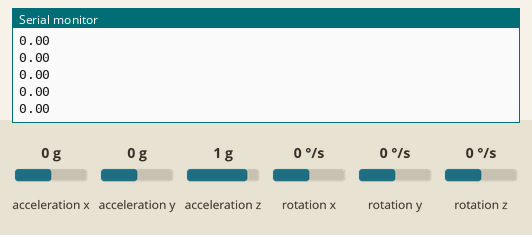
Simulated run of this sketch. Board: Arduino Uno, built with avr-gcc and run on an emulated ATmega328P. On the bench: the last lines printed to the serial monitor. The inputs (shaded band) are chosen by the test bench; at power-on: rotation z 0 °/s, acceleration x 0 g, acceleration y 0 g, acceleration z 1 g, rotation x 0 °/s, rotation y 0 °/s.

Above: at 7.2 s.
7.3 s: rotation z set to -192 °/s
At 8.3 s:
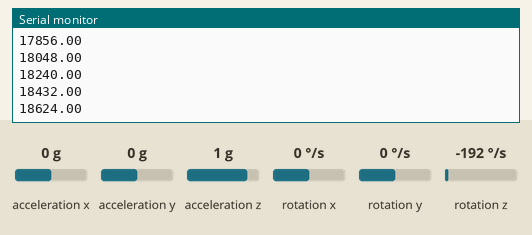
8.8 s: rotation z set to -100 °/s
At 9.8 s:
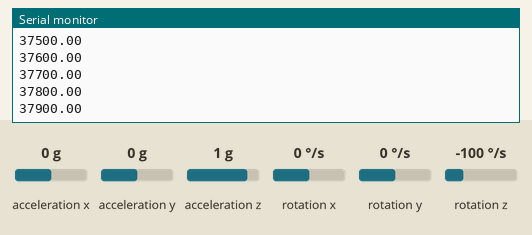
Timing chart, 0 to 11.8 s (numbered marks = the images above; inputs shaded):
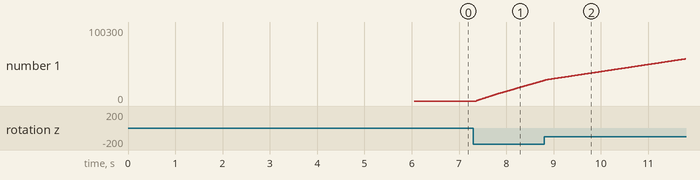

Measured:
- after the input at 7.3 s, the serial monitor: prints a new line after 0.07 s (image 1)
- plotted number 1: 0 → 27840 after the input at 7.3 s

The sketch:

MPU_PID_CI.ino
```cpp
#include "MPU.h"
#include <Wire.h>
#include "PID.h"

PID p(1.0, 1.0, 1.0);
mpu m;

void setup() {
  Serial.begin(9600);
  Wire.begin();
  if (m.begin()) {
    Serial.println("MPU CONNECTED");
    m.calibrate();
  } else {
    Serial.println("MPU NOT CONNECTED");
  }
}

void loop() {
  if (m.check()) {
    m.update();
  } else {
    Serial.println("MPU Failed to Update");
  }
  if (m.check()) {
    Serial.println(p.compute(m.getz()));
  } else {
    Serial.println("MPU Failed to get Value");
  }
  // put your main code here, to run repeatedly:
}
```

MPU.h
```cpp
#ifndef MPU_H
#define MPU_H

#include <MPU6050.h>

class mpu {
public:

  bool begin() {
    mpu.initialize();
    mpu.setFullScaleGyroRange(MPU6050_GYRO_FS_500);
    return mpu.testConnection();
  }

  void update() {
    int16_t ax, ay, az, gx, gy, gz;
    mpu.getMotion6(&ax, &ay, &az, &gx, &gy, &gz);
    gyroz = (float)gz / 65.5;
    yawrate = gyroz - calibrateoffset;
  }

  float getz() {
    return yawrate;
  }

  bool check() {
    if (mpu.testConnection()) {
      return true;
    } else {
      return false;
    }
  }

  void calibrate() {
    float sum = 0.0;
    for (int i = 0; i < sample; i++) {
      int16_t gx, gy, gz;
      mpu.getRotation(&gx, &gy, &gz);
      sum += (float)gz / 65.5;  // deg/s for Z axis
      delay(1);
    }
    calibrateoffset = sum/sample;
  }

private:
  MPU6050 mpu;
  float gyroz;
  float calibrateoffset = 0.0;
  int sample = 2000;
  float yawrate = 0.0;
};

#endif
```

PID.h
```cpp
#ifndef PID_H
#define PID_H

class PID {
public:
  float kp, kd, ki;
  float error, derivative, integral, previouserror;

  PID(float p, float i, float d) {
    setconstant(p, i, d);
    reset();
  }

  void setconstant(float p, float i, float d) {
    if (p < 0 || i < 0 || d < 0) {
      kp = 1.0;
      kd = 1.0;
      ki = 1.0;
    }
    kp = p;
    kd = d;
    ki = i;
  }

  float compute(float input, float target = 0) {
    error = target - input;
    integral += error;
    derivative = error - previouserror;
    previouserror = error;

    return kp * error + ki * integral + kd * derivative;
  }

  void reset() {
    error = derivative = integral = previouserror = 0;
  }

private:
};

#endif
```
